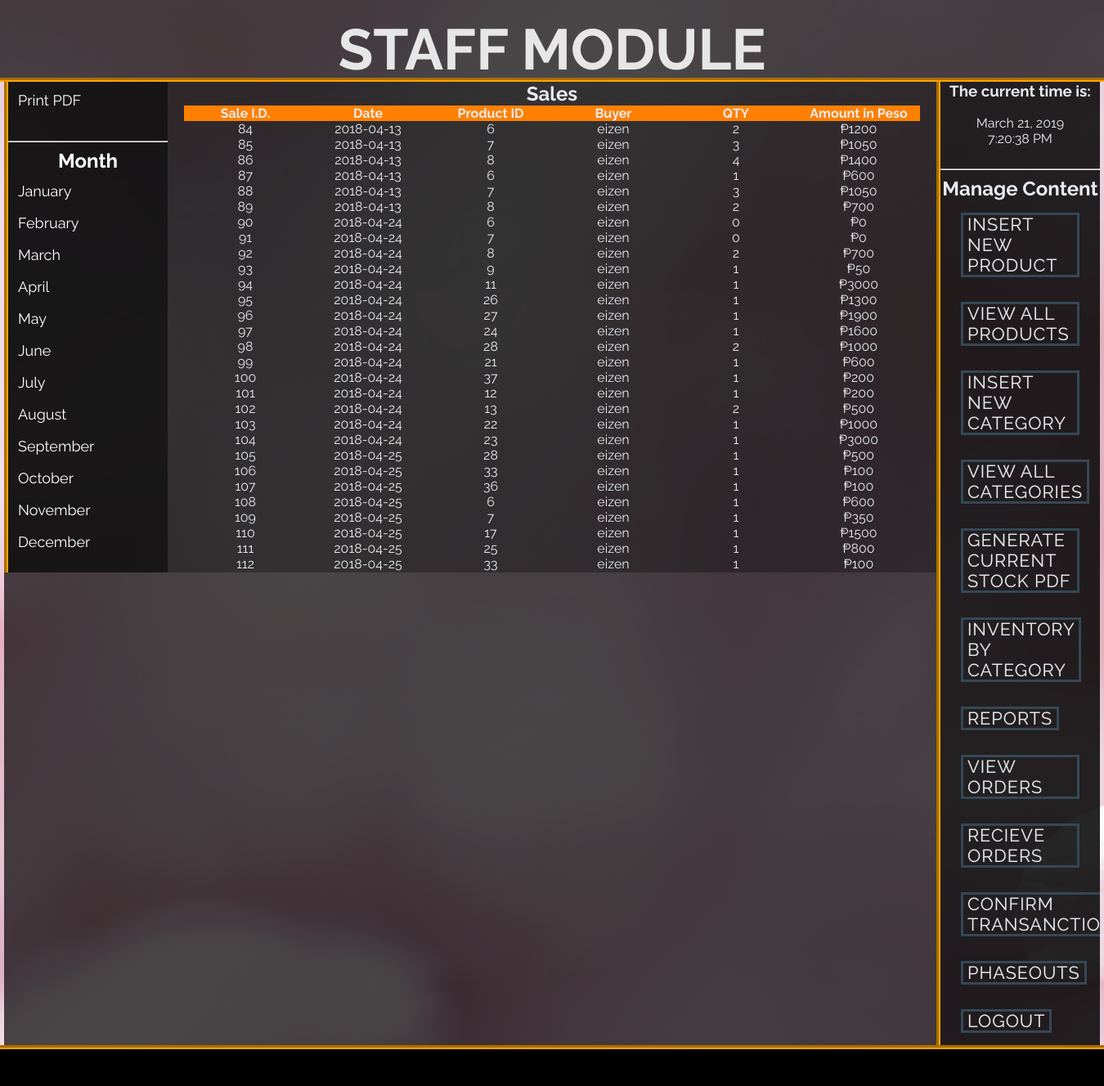
Screenshot of /staff_area/index.php?reports (signed in) with the database file from the repository.
### tables this page shows
CREATE TABLE `sales` (
  `sale_id` int(123) NOT NULL,
  `sale_date` varchar(123) NOT NULL,
  `sale_product_id` varchar(123) NOT NULL,
  `sale_buyer` varchar(123) NOT NULL,
  `sale_qty` varchar(123) NOT NULL,
  `sale_amount` varchar(123) NOT NULL
);

### staff_area/reports.php (the view, shortened to what this page needs)
<?php
include ("includes/db.php");
?>
<div id="sa">
		<a href='pdftotal.php' target="_blank">Print PDF</a>
		<center>
		<br><hr></center>
		<h2 style="text-align:center;">Month</h2>
			<a href="index.php?January">January</a>
			<a href="index.php?February">February</a>
			<a href="index.php?March">March</a>
			<a href="index.php?April">April</a>
			<a href="index.php?May">May</a>
			<a href="index.php?June">June</a>
			<a href="index.php?July">July</a>
			<a href="index.php?August">August</a>
			<a href="index.php?September">September</a>
			<a href="index.php?October">October</a>
			<a href="index.php?November">November</a>
			<a href="index.php?December">December</a>
		</div>
<div align="center">
<table width="900">
<tr align="center">
		<td colspan="6"><h2>Sales</h2></td>
	</tr>
	<tr align="center" bgcolor="#ff8000" style="text-align:center;">
		<th>Sale I.D.</th>
		<th>Date</th>
		<th>Product ID</th>
		<th>Buyer</th>
		<th>QTY</th>
		<th>Amount in Peso</th>
	</tr>
<?php
	$get_pro = "select * from sales";
	$run_pro = mysqli_query($con, $get_pro);
	while ($row_pro=mysqli_fetch_array($run_pro)){
		$pro_id = $row_pro['sale_id'];
		$pro_title = $row_pro['sale_date'];
		$pro_image = $row_pro['sale_product_id'];
		$pro_qty = $row_pro['sale_buyer'];
		$pro_price = $row_pro['sale_qty'];
		$released = $row_pro['sale_amount'];
	?>
	<tr align="center" style="text-align:center;">
		<td><?php echo $pro_id;?></td>
		<td><?php echo $pro_title;?></td>
		<td><?php echo $pro_image;?></td>
		<td><?php echo $pro_qty?></td>
		<td><?php echo $pro_price;?></td>
		<td>&#8369;<?php echo $released?></td>
	</tr>
	<?php
	}
	?>	</table>
</div>

### staff_area/styles/style.css (style rules this page uses)
html, body, div, span, applet, object, iframe, h1, h2, h3, h4, h5, h6, p, blockquote, pre, a, abbr, acronym, address, big, cite, code, del, dfn, em, img, ins, kbd, q, s, samp, small, strike, strong, sub, sup, tt, var, b, u, i, center, dl, dt, dd, ol, ul, li, fieldset, form, label, legend, table, caption, tbody, tfoot, thead, tr, th, td, article, aside, canvas, details, embed, figure, figcaption, footer, header, hgroup, menu, nav, output, ruby, section, summary, time, mark, audio, video { margin: 0; padding: 0; border: 0; vertical-align: baseline; }
body { background:url('../images/body_bg.jpg'); color: #e8ecf2; font-family:PT Serif; background-repeat: no-repeat; background-attachment: fixed; -moz-background-size: cover; -webkit-background-size: cover; -o-background-size: cover; background-size: cover; -moz-transition: all 0.3s ease-in-out; -webkit-transition: all 0.3s ease-in-out; -o-transition: all 0.3s ease-in-out; transition: all 0.3s ease-in-out; }
table { table-layout: fixed; }
td { word-wrap:break-word }

### staff_area/css/component.css (style rules this page uses)
*, *:after, *::before { -webkit-box-sizing: border-box; -moz-box-sizing: border-box; box-sizing: border-box; }
body { font-family: 'Raleway', sans-serif; color: #e8ecf2; }

### staff_area/index.php (style rules this page uses)
body { color :#e8ecf2 }

### staff_area/reports.php (style rules this page uses)
#sa { width:220px; color:white; float:left; width:200px; min-height:600px; border-left:5px groove orange; background-color: rgba(0, 0, 0, 0.5); }
#sa a { text-decoration:none; color:white; text-align:left; font-size:18px; padding:6px; margin:6px; display:block; }

### rows the page displays
sales: sale_id "84", sale_date "2018-04-13", sale_product "6", sale_buyer "eizen", sale_qty "2", sale_amount "1200"
sales: sale_id "85", sale_date "2018-04-13", sale_product "7", sale_buyer "eizen", sale_qty "3", sale_amount "1050"
sales: sale_id "86", sale_date "2018-04-13", sale_product "8", sale_buyer "eizen", sale_qty "4", sale_amount "1400"
sales: sale_id "87", sale_date "2018-04-13", sale_product "6", sale_buyer "eizen", sale_qty "1", sale_amount "600"
sales: sale_id "88", sale_date "2018-04-13", sale_product "7", sale_buyer "eizen", sale_qty "3", sale_amount "1050"
sales: sale_id "89", sale_date "2018-04-13", sale_product "8", sale_buyer "eizen", sale_qty "2", sale_amount "700"
sales: sale_id "90", sale_date "2018-04-24", sale_product "6", sale_buyer "eizen", sale_qty "0", sale_amount "0"
sales: sale_id "91", sale_date "2018-04-24", sale_product "7", sale_buyer "eizen", sale_qty "0", sale_amount "0"
sales: sale_id "92", sale_date "2018-04-24", sale_product "8", sale_buyer "eizen", sale_qty "2", sale_amount "700"
sales: sale_id "93", sale_date "2018-04-24", sale_product "9", sale_buyer "eizen", sale_qty "1", sale_amount "50"
sales: sale_id "94", sale_date "2018-04-24", sale_product "11", sale_buyer "eizen", sale_qty "1", sale_amount "3000"
sales: sale_id "95", sale_date "2018-04-24", sale_product "26", sale_buyer "eizen", sale_qty "1", sale_amount "1300"
sales: sale_id "96", sale_date "2018-04-24", sale_product "27", sale_buyer "eizen", sale_qty "1", sale_amount "1900"
sales: sale_id "97", sale_date "2018-04-24", sale_product "24", sale_buyer "eizen", sale_qty "1", sale_amount "1600"
sales: sale_id "98", sale_date "2018-04-24", sale_product "28", sale_buyer "eizen", sale_qty "2", sale_amount "1000"
sales: sale_id "99", sale_date "2018-04-24", sale_product "21", sale_buyer "eizen", sale_qty "1", sale_amount "600"
sales: sale_id "100", sale_date "2018-04-24", sale_product "37", sale_buyer "eizen", sale_qty "1", sale_amount "200"
sales: sale_id "101", sale_date "2018-04-24", sale_product "12", sale_buyer "eizen", sale_qty "1", sale_amount "200"
sales: sale_id "102", sale_date "2018-04-24", sale_product "13", sale_buyer "eizen", sale_qty "2", sale_amount "500"
sales: sale_id "103", sale_date "2018-04-24", sale_product "22", sale_buyer "eizen", sale_qty "1", sale_amount "1000"
sales: sale_id "104", sale_date "2018-04-24", sale_product "23", sale_buyer "eizen", sale_qty "1", sale_amount "3000"
sales: sale_id "105", sale_date "2018-04-25", sale_product "28", sale_buyer "eizen", sale_qty "1", sale_amount "500"
sales: sale_id "106", sale_date "2018-04-25", sale_product "33", sale_buyer "eizen", sale_qty "1", sale_amount "100"
sales: sale_id "107", sale_date "2018-04-25", sale_product "36", sale_buyer "eizen", sale_qty "1", sale_amount "100"
sales: sale_id "108", sale_date "2018-04-25", sale_product "6", sale_buyer "eizen", sale_qty "1", sale_amount "600"
sales: sale_id "109", sale_date "2018-04-25", sale_product "7", sale_buyer "eizen", sale_qty "1", sale_amount "350"
sales: sale_id "110", sale_date "2018-04-25", sale_product "17", sale_buyer "eizen", sale_qty "1", sale_amount "1500"
sales: sale_id "111", sale_date "2018-04-25", sale_product "25", sale_buyer "eizen", sale_qty "1", sale_amount "800"
sales: sale_id "112", sale_date "2018-04-25", sale_product "33", sale_buyer "eizen", sale_qty "1", sale_amount "100"
